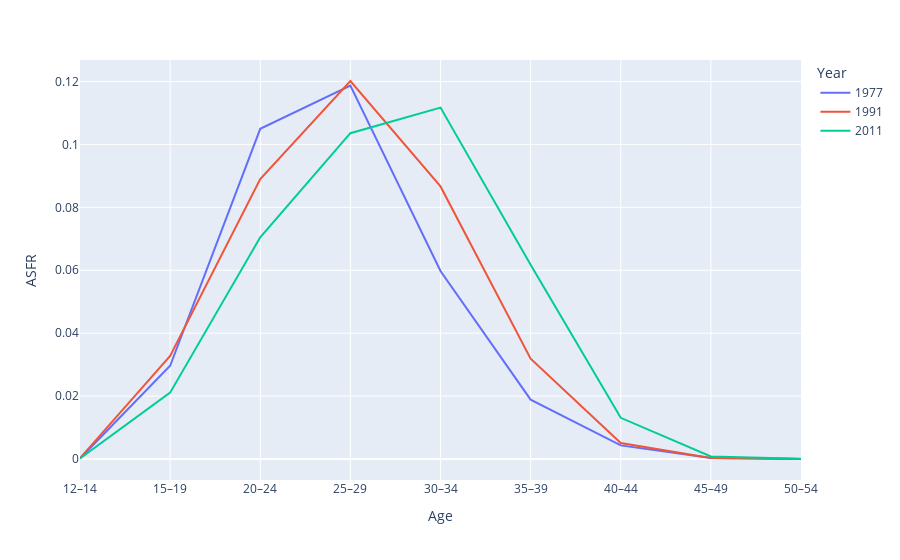

Notebook cell for this chart:
### Markdown cell above
### Visualisation - plotly

### Code cell
# line chart showing the UK ASFR by year
# firstly, transform the data to long format
data_2_uk_long = data_2_uk.loc[:, ['age', 'asfr_1977', 'asfr_1991', 'asfr_2011']].melt(id_vars='age',
                                                                                       value_vars=['asfr_1977', 'asfr_1991', 'asfr_2011'],
                                                                                       var_name='year',
                                                                                       value_name='asfr')

# plot the data
fig = px.line(data_2_uk_long, x='age', y='asfr', color='year')
fig.update_yaxes(title='ASFR')
fig.update_xaxes(title='Age')
fig.update_legends(title='Year')
legend_text = {'asfr_1977':'1977', 'asfr_1991': '1991', 'asfr_2011': '2011'}
fig.for_each_trace(lambda t: t.update(name = legend_text[t.name],
                                      legendgroup = legend_text[t.name],
                                      hovertemplate = t.hovertemplate.replace(t.name, legend_text[t.name])
                                      )
                   )
fig.show()

### Figure 1 — Plotly figure (JSON) as saved in the notebook; plotly's stock layout.template omitted (floating-point values rounded to 4 significant figures)
{"data": [{"hovertemplate": "year=1977<br>age=%{x}<br>asfr=%{y}<extra></extra>", "legendgroup": "1977", "line": {"color": "#636efa", "dash": "solid"}, "marker": {"symbol": "circle"}, "mode": "lines", "name": "1977", "orientation": "v", "showlegend": true, "type": "scatter", "x": ["12–14", "15–19", "20–24", "25–29", "30–34", "35–39", "40–44", "45–49", "50–54"], "xaxis": "x", "y": [0.0001778, 0.02963, 0.105, 0.1187, 0.05978, 0.01886, 0.004337, 0.000319, 5.299e-06], "yaxis": "y"}, {"hovertemplate": "year=1991<br>age=%{x}<br>asfr=%{y}<extra></extra>", "legendgroup": "1991", "line": {"color": "#EF553B", "dash": "solid"}, "marker": {"symbol": "circle"}, "mode": "lines", "name": "1991", "orientation": "v", "showlegend": true, "type": "scatter", "x": ["12–14", "15–19", "20–24", "25–29", "30–34", "35–39", "40–44", "45–49", "50–54"], "xaxis": "x", "y": [0.0002677, 0.03277, 0.08899, 0.1202, 0.08664, 0.0319, 0.005074, 0.0002974, 3.302e-05], "yaxis": "y"}, {"hovertemplate": "year=2011<br>age=%{x}<br>asfr=%{y}<extra></extra>", "legendgroup": "2011", "line": {"color": "#00cc96", "dash": "solid"}, "marker": {"symbol": "circle"}, "mode": "lines", "name": "2011", "orientation": "v", "showlegend": true, "type": "scatter", "x": ["12–14", "15–19", "20–24", "25–29", "30–34", "35–39", "40–44", "45–49", "50–54"], "xaxis": "x", "y": [0.0001626, 0.02109, 0.07047, 0.1036, 0.1117, 0.06175, 0.01309, 0.0007944, 6.161e-05], "yaxis": "y"}], "layout": {"legend": {"title": {"text": "Year"}, "tracegroupgap": 0}, "margin": {"t": 60}, "xaxis": {"anchor": "y", "domain": [0, 1], "title": {"text": "Age"}}, "yaxis": {"anchor": "x", "domain": [0, 1], "title": {"text": "ASFR"}}}}
